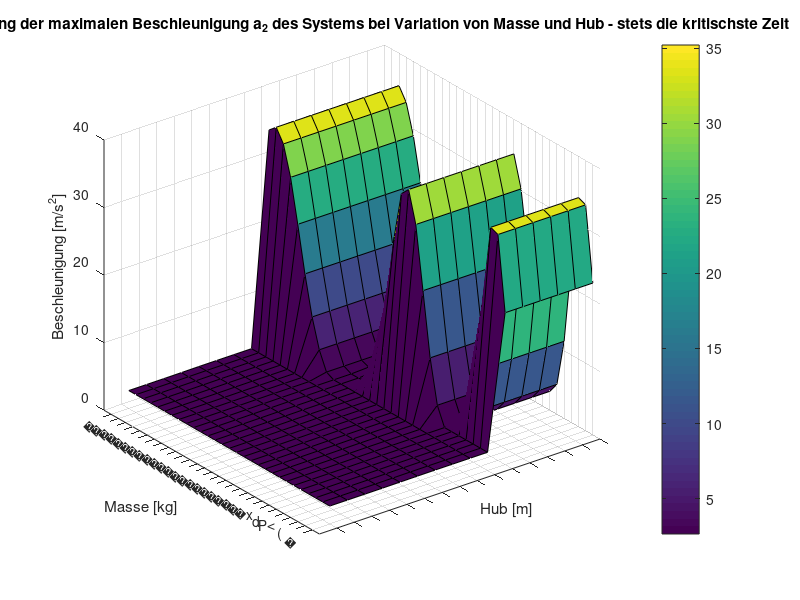

This chart was generated by the following MATLAB code:
%% Visualisierung der Daten: 

% Separates Skript, damit ich nicht immer neu simulieren muss!

load('simData.mat');

a_max_size = size(a_max);

[X,Y] = meshgrid(1:a_max_size(2),1:a_max_size(1));
surfPlot = surf(X,Y,a_max);

colorbar;

xlabel('Hub [m]');
ylabel('Masse [kg]');
zlabel('Beschleunigung [m/s^2]');
title('Visualisierung der maximalen Beschleunigung a_2 des Systems bei Variation von Masse und Hub - stets die kritischste Zeit')

x_tick = 1:a_max_size(2);
y_tick = 1:a_max_size(1);
x_tick_labels = hub(1) : schrittweiteHub : hub(2);
y_tick_labels = nutzLast(1) : 20 : nutzLast(2);

x_tick_labels = num2cell(x_tick_labels);
y_tick_labels = num2cell(y_tick_labels)

set(gca, 'XTick', x_tick);
set(gca, 'XTickLabel', x_tick_labels);

set(gca, 'YTick', y_tick);
set(gca, 'YTickLabel', y_tick_labels);

[Werte, indices] = max(a_max);
max_a_2 = max(Werte)/9.81


